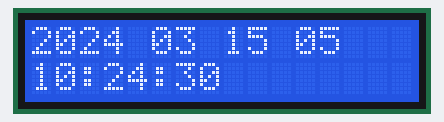
Bench run of a program on a simulated Raspberry Pi Pico running MicroPython. Shown: 16×2 character LCD. The clock reads 2024-03-15 10:24:30 at power-on unless the program sets it; library files of the repository ran but are not shown: LCD1602.py.

Above: at 0.1 s.
At 5.1 s:
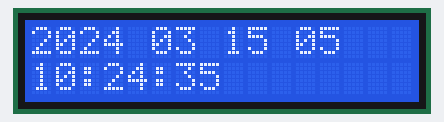
At 9.1 s:
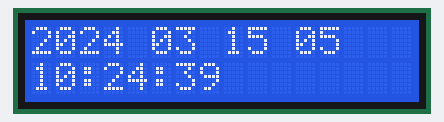
At 19.1 s:
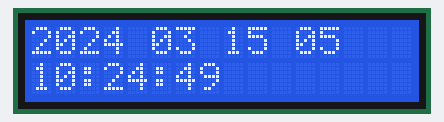
At 27.1 s:
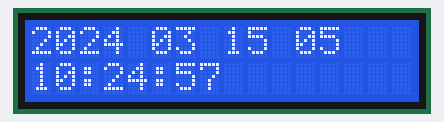
At 37.1 s:
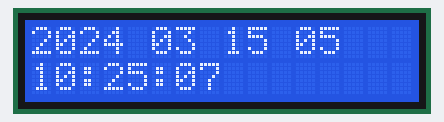

The program:

time_test.py
```python
import LCD1602
import time

lcd=LCD1602.LCD1602(16,2)

try:
    while True:
        # set the cursor to column 0, line 1
        lcd.setCursor(0, 0)
        # print the number of seconds since reset:

        # print the number of seconds since reset:
        T=list(time.localtime())
        T[6]+=1
        T=["{:0>2}".format(str(i)) for i in T]
        lcd.printout(T[0]+' '+T[1]+' '+T[2]+' '+T[6])

        lcd.setCursor(0, 1)

        lcd.printout(T[3]+":"+T[4]+":"+T[5])
        time.sleep(0.1)
except(KeyboardInterrupt):
    lcd.clear()
    del lcd
```

Measured:
- what the display in image 0 shows lasts 1.0 s, from 0.1 s to 1.1 s
